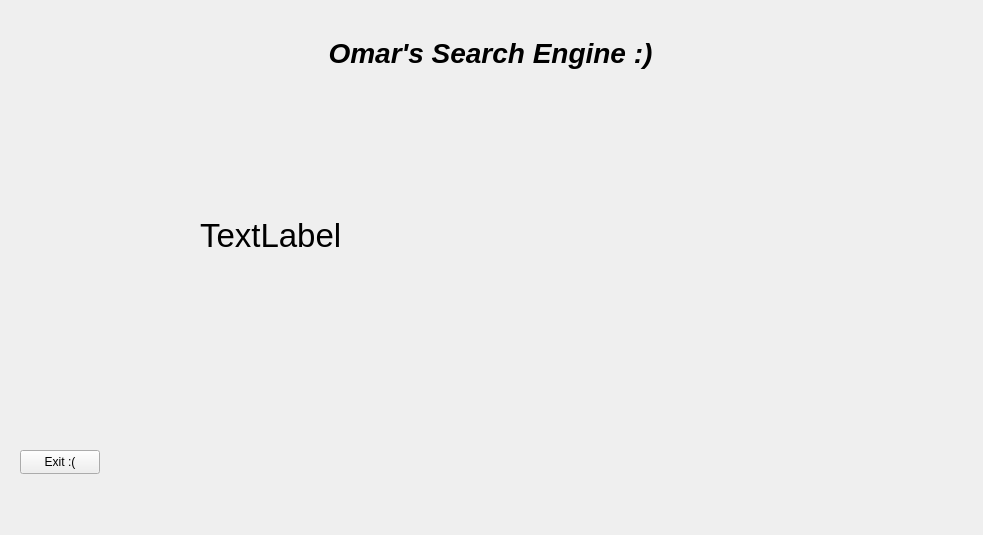
<?xml version="1.0" encoding="UTF-8"?>
<ui version="4.0">
 <class>websiteScreen</class>
 <widget class="QWidget" name="websiteScreen">
  <property name="geometry">
   <rect>
    <x>0</x>
    <y>0</y>
    <width>983</width>
    <height>535</height>
   </rect>
  </property>
  <property name="windowTitle">
   <string>Form</string>
  </property>
  <widget class="QLabel" name="Background">
   <property name="geometry">
    <rect>
     <x>0</x>
     <y>-3</y>
     <width>983</width>
     <height>535</height>
    </rect>
   </property>
   <property name="text">
    <string/>
   </property>
  </widget>
  <widget class="QPushButton" name="exit">
   <property name="geometry">
    <rect>
     <x>20</x>
     <y>450</y>
     <width>80</width>
     <height>24</height>
    </rect>
   </property>
   <property name="font">
    <font/>
   </property>
   <property name="cursor">
    <cursorShape>PointingHandCursor</cursorShape>
   </property>
   <property name="autoFillBackground">
    <bool>false</bool>
   </property>
   <property name="text">
    <string>Exit :(</string>
   </property>
  </widget>
  <widget class="QLabel" name="label">
   <property name="geometry">
    <rect>
     <x>260</x>
     <y>17</y>
     <width>461</width>
     <height>71</height>
    </rect>
   </property>
   <property name="font">
    <font>
     <pointsize>21</pointsize>
     <italic>true</italic>
     <bold>true</bold>
    </font>
   </property>
   <property name="text">
    <string>Omar's Search Engine :)</string>
   </property>
   <property name="alignment">
    <set>Qt::AlignCenter</set>
   </property>
  </widget>
  <widget class="QLabel" name="URL">
   <property name="geometry">
    <rect>
     <x>200</x>
     <y>200</y>
     <width>571</width>
     <height>71</height>
    </rect>
   </property>
   <property name="font">
    <font>
     <pointsize>25</pointsize>
    </font>
   </property>
   <property name="text">
    <string>TextLabel</string>
   </property>
  </widget>
 </widget>
 <resources/>
 <connections/>
</ui>
